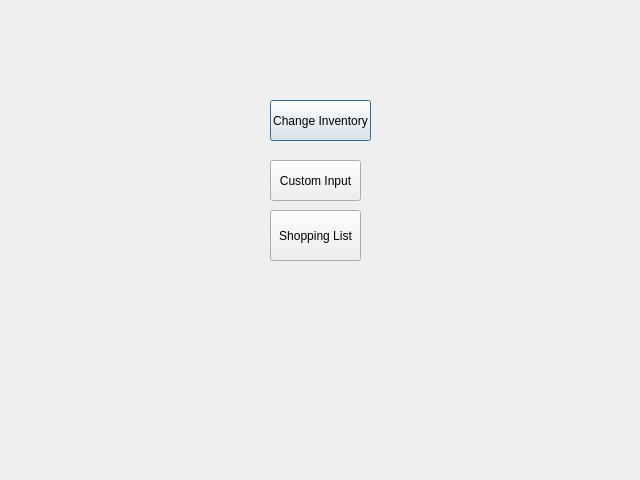
<?xml version="1.0" encoding="UTF-8"?>
<ui version="4.0">
 <class>ActionMenu</class>
 <widget class="QDialog" name="ActionMenu">
  <property name="geometry">
   <rect>
    <x>0</x>
    <y>0</y>
    <width>640</width>
    <height>480</height>
   </rect>
  </property>
  <property name="windowTitle">
   <string>Dialog</string>
  </property>
  <widget class="QPushButton" name="pushButton_ChangeInventory">
   <property name="geometry">
    <rect>
     <x>270</x>
     <y>100</y>
     <width>101</width>
     <height>41</height>
    </rect>
   </property>
   <property name="text">
    <string>Change Inventory</string>
   </property>
  </widget>
  <widget class="QPushButton" name="pushButton_CustomInput">
   <property name="geometry">
    <rect>
     <x>270</x>
     <y>160</y>
     <width>91</width>
     <height>41</height>
    </rect>
   </property>
   <property name="text">
    <string>Custom Input</string>
   </property>
  </widget>
  <widget class="QPushButton" name="pushButton_ShoppingList">
   <property name="geometry">
    <rect>
     <x>270</x>
     <y>210</y>
     <width>91</width>
     <height>51</height>
    </rect>
   </property>
   <property name="text">
    <string>Shopping List</string>
   </property>
  </widget>
 </widget>
 <resources/>
 <connections/>
</ui>
